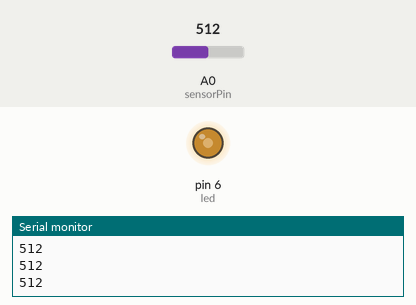
This sketch was run on a simulated Arduino Uno, built with avr-gcc and run on an emulated ATmega328P. Shown: output pins drawn as LEDs (lit = HIGH), the last lines printed to the serial monitor. The test bench sets the inputs (shaded band); at power-on: A0 (sensorPin) = 512.

Above: at 1.2 s.
1.3 s: A0 (sensorPin) set to 716
At 2.0 s:
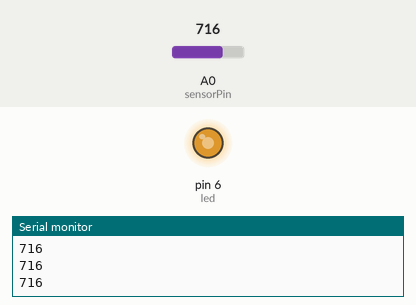
2.9 s: A0 (sensorPin) set to 900
At 3.3 s:
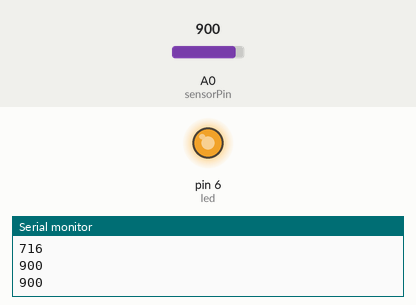
4.5 s: A0 (sensorPin) set to 122
At 5.8 s:
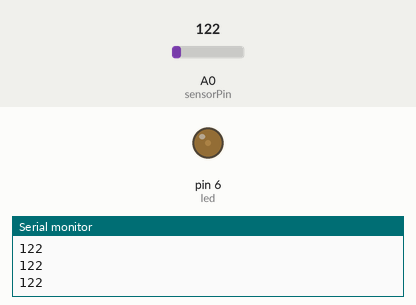
6.1 s: A0 (sensorPin) set to 0
At 7.2 s:
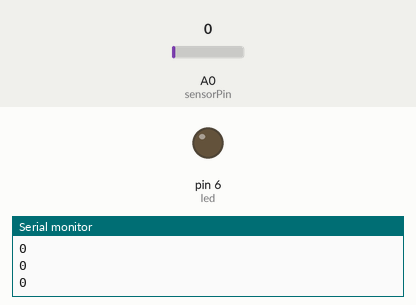
7.7 s: A0 (sensorPin) set to 511
At 8.5 s:
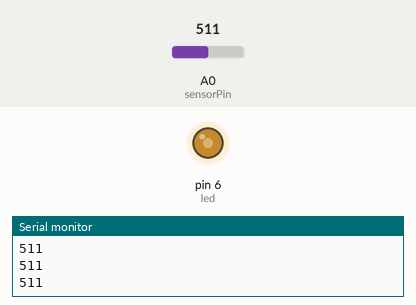
Timing chart, 0 to 10.3 s (numbered marks = the images above; inputs shaded):
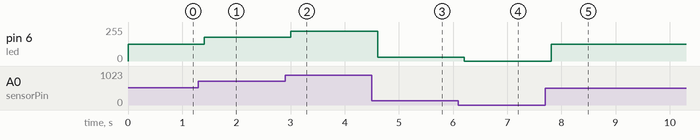

Measured:
- after the input at 1.3 s, pin 6 (led): 127/255 → 178/255 after 0.10 s
- after the input at 2.9 s, pin 6 (led): 178/255 → 224/255 after 0.11 s
- after the input at 4.5 s, pin 6 (led): 224/255 → 30/255 after 0.11 s
- after the input at 6.1 s, pin 6 (led): 30/255 → 0/255 after 0.11 s
- after the input at 7.7 s, pin 6 (led): 0/255 → 127/255 after 0.11 s

The sketch:

photo_resistor.ino
```cpp
int sensorPin = A0;
int led =6;


void setup() {
  Serial.begin(9600);
  pinMode(led, OUTPUT);
}

void loop() {
  int light = analogRead(sensorPin);   // 0 to 1023
  Serial.println(light);
  int bright=map(light,0,1023,0,255);

  analogWrite(led,bright);
  delay(200);
}
```
